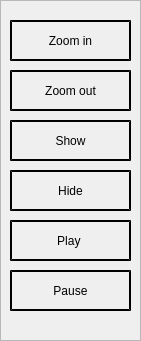
  <widget class="QFrame" name="frame_2">
   <property name="geometry">
    <rect>
     <x>10</x>
     <y>100</y>
     <width>141</width>
     <height>341</height>
    </rect>
   </property>
   <property name="frameShape">
    <enum>QFrame::StyledPanel</enum>
   </property>
   <property name="frameShadow">
    <enum>QFrame::Raised</enum>
   </property>
   <widget class="QPushButton" name="Zoom_InButton_2">
    <property name="geometry">
     <rect>
      <x>10</x>
      <y>20</y>
      <width>121</width>
      <height>41</height>
     </rect>
    </property>
    <property name="styleSheet">
     <string notr="true">QPushButton
{
    border-style: outset;
    border-width: 2px;
    border-color: black;
}</string>
    </property>
    <property name="text">
     <string>Zoom in</string>
    </property>
   </widget>
   <widget class="QPushButton" name="ShowButton_4">
    <property name="geometry">
     <rect>
      <x>10</x>
      <y>120</y>
      <width>121</width>
      <height>41</height>
     </rect>
    </property>
    <property name="styleSheet">
     <string notr="true">QPushButton
{
    border-style: outset;
    border-width: 2px;
    border-color: black;
}</string>
    </property>
    <property name="text">
     <string>Show</string>
    </property>
   </widget>
   <widget class="QPushButton" name="HideButton_5">
    <property name="geometry">
     <rect>
      <x>10</x>
      <y>170</y>
      <width>121</width>
      <height>41</height>
     </rect>
    </property>
    <property name="styleSheet">
     <string notr="true">QPushButton
{
    border-style: outset;
    border-width: 2px;
    border-color: black;
}</string>
    </property>
    <property name="text">
     <string>Hide</string>
    </property>
   </widget>
   <widget class="QPushButton" name="PauseButton_6">
    <property name="geometry">
     <rect>
      <x>10</x>
      <y>270</y>
      <width>121</width>
      <height>41</height>
     </rect>
    </property>
    <property name="styleSheet">
     <string notr="true">QPushButton
{
    border-style: outset;
    border-width: 2px;
    border-color: black;
}</string>
    </property>
    <property name="text">
     <string>Pause</string>
    </property>
   </widget>
   <widget class="QPushButton" name="PlayButton_7">
    <property name="geometry">
     <rect>
      <x>10</x>
      <y>220</y>
      <width>121</width>
      <height>41</height>
     </rect>
    </property>
    <property name="styleSheet">
     <string notr="true">QPushButton
{
    border-style: outset;
    border-width: 2px;
    border-color: black;
}</string>
    </property>
    <property name="text">
     <string>Play </string>
    </property>
   </widget>
   <widget class="QPushButton" name="Zoom_OutButton_3">
    <property name="geometry">
     <rect>
      <x>10</x>
      <y>70</y>
      <width>121</width>
      <height>41</height>
     </rect>
    </property>
    <property name="styleSheet">
     <string notr="true">QPushButton
{
    border-style: outset;
    border-width: 2px;
    border-color: black;
}</string>
    </property>
    <property name="text">
     <string>Zoom out</string>
    </property>
   </widget>
  </widget>
